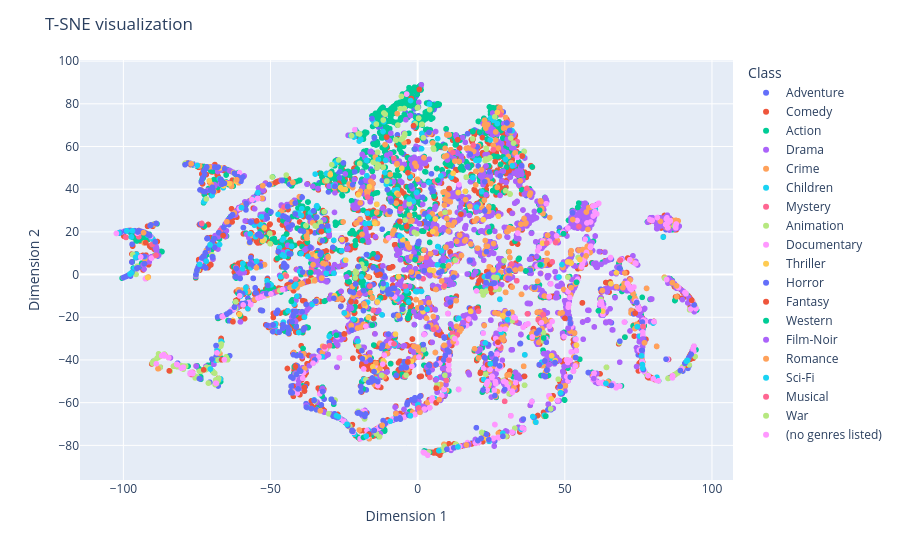

The code cell stored with this chart in its notebook:
### Code cell
fig = px.scatter(df_tsne, x = 'Dim1', y= 'Dim2', color= 'Class')
fig.update_layout(
    title="T-SNE visualization",
    xaxis_title="Dimension 1",
    yaxis_title="Dimension 2",
)
fig.show()

### Figure 1 — Plotly figure (JSON) as saved in the notebook; plotly's stock layout.template omitted (floating-point values rounded to 4 significant figures; data arrays with more than 128 entries replaced by an {"elided": "..."} marker saying what was removed)
{"data": [{"hovertemplate": "Class=Adventure<br>Dim1=%{x}<br>Dim2=%{y}<extra></extra>", "legendgroup": "Adventure", "marker": {"color": "#636efa", "symbol": "circle"}, "mode": "markers", "name": "Adventure", "showlegend": true, "type": "scattergl", "x": {"elided": "653 float values"}, "xaxis": "x", "y": {"elided": "653 float values"}, "yaxis": "y"}, {"hovertemplate": "Class=Comedy<br>Dim1=%{x}<br>Dim2=%{y}<extra></extra>", "legendgroup": "Comedy", "marker": {"color": "#EF553B", "symbol": "circle"}, "mode": "markers", "name": "Comedy", "showlegend": true, "type": "scattergl", "x": {"elided": "2779 float values"}, "xaxis": "x", "y": {"elided": "2779 float values"}, "yaxis": "y"}, {"hovertemplate": "Class=Action<br>Dim1=%{x}<br>Dim2=%{y}<extra></extra>", "legendgroup": "Action", "marker": {"color": "#00cc96", "symbol": "circle"}, "mode": "markers", "name": "Action", "showlegend": true, "type": "scattergl", "x": {"elided": "1828 float values"}, "xaxis": "x", "y": {"elided": "1828 float values"}, "yaxis": "y"}, {"hovertemplate": "Class=Drama<br>Dim1=%{x}<br>Dim2=%{y}<extra></extra>", "legendgroup": "Drama", "marker": {"color": "#ab63fa", "symbol": "circle"}, "mode": "markers", "name": "Drama", "showlegend": true, "type": "scattergl", "x": {"elided": "2226 float values"}, "xaxis": "x", "y": {"elided": "2226 float values"}, "yaxis": "y"}, {"hovertemplate": "Class=Crime<br>Dim1=%{x}<br>Dim2=%{y}<extra></extra>", "legendgroup": "Crime", "marker": {"color": "#FFA15A", "symbol": "circle"}, "mode": "markers", "name": "Crime", "showlegend": true, "type": "scattergl", "x": {"elided": "537 float values"}, "xaxis": "x", "y": {"elided": "537 float values"}, "yaxis": "y"}, {"hovertemplate": "Class=Children<br>Dim1=%{x}<br>Dim2=%{y}<extra></extra>", "legendgroup": "Children", "marker": {"color": "#19d3f3", "symbol": "circle"}, "mode": "markers", "name": "Children", "showlegend": true, "type": "scattergl", "x": {"elided": "197 float values"}, "xaxis": "x", "y": {"elided": "197 float values"}, "yaxis": "y"}, {"hovertemplate": "Class=Mystery<br>Dim1=%{x}<br>Dim2=%{y}<extra></extra>", "legendgroup": "Mystery", "marker": {"color": "#FF6692", "symbol": "circle"}, "mode": "markers", "name": "Mystery", "showlegend": true, "type": "scattergl", "x": [28.19, 27.34, 0.5018, 37.31, 5.52, 45.36, 33.82, 40.96, -17.04, 15.03, 33.25, -44.6, 1.859, 33.67, -4.248, 5.41, 2.951, 30.67, -35.42, -94.17, 16.43, -41.39, -90.25, 12.0, 11.78, 4.001, -47.7, 46.85, -19.73, -5.783, -36.1, 29.56, -61.8, -17.66, 37.13, 13.44, 25.71, 4.156, 28.16, 5.848, -45.39, -4.397, -94.76, -67.3, -76.49, -67.0, 12.73, -8.11], "xaxis": "x", "y": [74.86, 76.19, 6.668, -18.39, -42.52, -58.27, 62.27, -21.27, 36.34, -23.53, -21.61, -0.6753, -1.937, -2.915, -5.431, -25.68, 8.108, 71.65, -39.64, 20.28, -21.64, -2.139, 14.07, 57.18, -27.49, -16.27, -7.882, 15.03, -8.816, 30.9, 2.039, -59.37, 3.437, -75.85, 40.39, -28.28, 58.46, -48.18, -33.92, 43.71, 31.63, -47.89, 17.71, 49.84, -45.83, 20.76, 8.277, 54.48], "yaxis": "y"}, {"hovertemplate": "Class=Animation<br>Dim1=%{x}<br>Dim2=%{y}<extra></extra>", "legendgroup": "Animation", "marker": {"color": "#B6E880", "symbol": "circle"}, "mode": "markers", "name": "Animation", "showlegend": true, "type": "scattergl", "x": {"elided": "298 float values"}, "xaxis": "x", "y": {"elided": "298 float values"}, "yaxis": "y"}, {"hovertemplate": "Class=Documentary<br>Dim1=%{x}<br>Dim2=%{y}<extra></extra>", "legendgroup": "Documentary", "marker": {"color": "#FF97FF", "symbol": "circle"}, "mode": "markers", "name": "Documentary", "showlegend": true, "type": "scattergl", "x": {"elided": "386 float values"}, "xaxis": "x", "y": {"elided": "386 float values"}, "yaxis": "y"}, {"hovertemplate": "Class=Thriller<br>Dim1=%{x}<br>Dim2=%{y}<extra></extra>", "legendgroup": "Thriller", "marker": {"color": "#FECB52", "symbol": "circle"}, "mode": "markers", "name": "Thriller", "showlegend": true, "type": "scattergl", "x": [-25.6, -34.19, -34.41, -2.057, -13.75, 27.09, -6.499, -13.9, -15.23, -43.43, 13.78, 16.17, -13.77, -52.16, -7.047, 25.66, 18.03, 5.397, 42.47, 45.36, -18.05, -34.37, 23.58, 21.07, -28.53, 53.93, -5.385, 28.89, -7.543, -18.14, 55.12, -65.95, -24.45, 51.63, -28.25, -57.18, 5.068, -17.86, 48.54, -61.55, 4.106, -16.47, -25.74, -20.15, -29.71, 12.05, -5.103, -52.65, 45.52, 62.86, -16.73, -11.75, -26.21, 1.817, -91.77, -7.05, -24.59, -69.81, 50.99, -72.96, 39.91, 65.66, -41.19, 46.75, -62.54, -64.05, -42.85, -67.05, -70.81, -61.65, 27.45, -69.81, -60.56, 22.27, -62.83, -65.56, -9.332, 52.12, 6.025, -98.38, 67.56, -50.93, -70.53, -14.55], "xaxis": "x", "y": [39.97, -12.22, 8.734, -40.56, -12.86, 75.96, -0.9735, 32.86, -43.19, 42.73, 38.44, 39.0, -45.05, 21.86, 38.09, 2.178, -17.23, 1.866, 14.71, -58.27, -65.27, -63.32, -77.05, 32.93, -65.76, -33.06, 49.78, -19.27, -27.91, -38.91, 7.065, 41.57, 6.755, -20.64, -9.864, 14.89, 20.17, -14.84, -54.35, 44.74, 2.178, 41.15, 16.38, 37.37, 46.78, 47.42, 16.3, 15.8, -38.02, -17.16, -20.05, -40.38, 40.78, -17.34, -1.365, 51.52, 39.87, 15.4, 5.905, 7.744, -69.03, -4.297, -46.79, -40.31, 47.72, 42.56, -54.66, 50.04, 43.93, 43.71, 27.29, 15.4, -18.69, 25.71, -21.48, 49.61, -7.245, 5.347, 26.05, 20.54, 0.8725, -9.52, 13.91, 23.96], "yaxis": "y"}, {"hovertemplate": "Class=Horror<br>Dim1=%{x}<br>Dim2=%{y}<extra></extra>", "legendgroup": "Horror", "marker": {"color": "#636efa", "symbol": "circle"}, "mode": "markers", "name": "Horror", "showlegend": true, "type": "scattergl", "x": {"elided": "468 float values"}, "xaxis": "x", "y": {"elided": "468 float values"}, "yaxis": "y"}, {"hovertemplate": "Class=Fantasy<br>Dim1=%{x}<br>Dim2=%{y}<extra></extra>", "legendgroup": "Fantasy", "marker": {"color": "#EF553B", "symbol": "circle"}, "mode": "markers", "name": "Fantasy", "showlegend": true, "type": "scattergl", "x": [-3.305, -38.49, 35.55, 10.67, 23.74, 13.63, 14.7, 24.81, -92.4, -24.96, -32.7, -66.13, 21.39, 6.274, -72.71, -54.66, 50.04, -84.4, 44.91, -22.66, 73.91, -53.2, -41.53, 20.31, 93.14, -3.313, -62.76, -66.53, 6.304, -16.59, -48.33, -1.404, -37.17, -3.729, 27.29, -12.79, -13.58, -2.194, -63.07, -10.56, 0.5631, -6.023], "xaxis": "x", "y": [-40.94, -52.89, 55.53, 40.31, -42.26, 63.14, 28.32, -6.65, 14.91, -27.77, 20.14, 18.3, -45.9, -60.06, -44.63, 25.13, -20.51, -45.08, 4.75, -12.62, -18.07, -10.49, -43.04, -15.73, -12.06, 47.68, -22.1, -39.91, -53.22, -74.84, 43.09, 69.76, -3.221, 22.48, -31.68, 0.07394, -0.2863, 82.45, 24.64, 64.4, 86.71, 24.91], "yaxis": "y"}, {"hovertemplate": "Class=Western<br>Dim1=%{x}<br>Dim2=%{y}<extra></extra>", "legendgroup": "Western", "marker": {"color": "#00cc96", "symbol": "circle"}, "mode": "markers", "name": "Western", "showlegend": true, "type": "scattergl", "x": [-18.71, 54.4, -42.93, 36.8, -15.44, 42.83, 41.44, 61.41, 8.771, 49.56, 12.38, -21.43, -27.62, 49.82, 53.99, 43.56, 24.41, 41.64, -0.8939, -18.41, 6.859, 54.75, -36.37], "xaxis": "x", "y": [15.95, 31.47, -12.56, 1.655, -23.66, -29.71, 30.11, -16.95, 4.083, 19.16, 7.118, -21.21, -28.39, -58.58, -3.581, -66.3, 20.1, 4.518, 6.973, -76.3, 44.28, 33.48, 0.9404], "yaxis": "y"}, {"hovertemplate": "Class=Film-Noir<br>Dim1=%{x}<br>Dim2=%{y}<extra></extra>", "legendgroup": "Film-Noir", "marker": {"color": "#ab63fa", "symbol": "circle"}, "mode": "markers", "name": "Film-Noir", "showlegend": true, "type": "scattergl", "x": [-36.83, 35.41, 31.27, 30.7, 59.84, 49.3, -2.066, 51.12, 6.21, 17.36, 15.5, 76.47], "xaxis": "x", "y": [-42.7, 46.97, -1.943, -1.757, -48.75, -45.32, 1.247, -25.15, -49.35, -79.65, -22.58, -30.22], "yaxis": "y"}, {"hovertemplate": "Class=Romance<br>Dim1=%{x}<br>Dim2=%{y}<extra></extra>", "legendgroup": "Romance", "marker": {"color": "#FFA15A", "symbol": "circle"}, "mode": "markers", "name": "Romance", "showlegend": true, "type": "scattergl", "x": [-20.41, -33.07, 16.57, -35.0, 52.12, 44.22, -12.05, 10.46, -93.16, -18.23, 2.144, -7.025, 49.08, -32.62, 52.68, -52.84, 1.293, -54.79, -42.39, 48.42, 8.144, -61.48, 14.82, 77.08, 87.94, 57.24, -6.577, -88.23, 73.85, 88.03, 12.1, -2.156, -6.557, 7.326, -12.78, 0.7795, -76.98, -64.83], "xaxis": "x", "y": [-25.07, -63.78, -79.82, -2.922, -6.143, -10.39, -70.59, 4.068, 19.63, -13.68, 54.75, 51.99, -17.94, -1.641, 25.77, 35.71, 7.514, 3.211, 43.16, -18.12, -2.998, 44.37, -25.47, -31.95, -5.284, 8.747, -19.19, -44.1, -25.3, -10.39, -31.42, 1.204, 37.35, -58.61, -43.88, -64.47, 51.9, 24.73], "yaxis": "y"}, {"hovertemplate": "Class=Sci-Fi<br>Dim1=%{x}<br>Dim2=%{y}<extra></extra>", "legendgroup": "Sci-Fi", "marker": {"color": "#19d3f3", "symbol": "circle"}, "mode": "markers", "name": "Sci-Fi", "showlegend": true, "type": "scattergl", "x": [-2.906, -17.28, 19.96, -54.27, -27.58, -98.83, -70.53, -17.33, 40.16, -44.02, -30.06, 91.71, 76.34, -26.9, 3.218, 91.32, 30.52, 76.5, -101.5, -17.45, -2.48, 39.12, -97.28, -96.93, 24.65, -59.86, -41.46, -74.87, -68.11, 48.58, -46.56, 35.15, 13.7, 63.98, -17.83, 13.99, -95.85, 18.75, 3.718, -24.01, -71.83, 4.003, -2.412, 74.62, -21.83, -74.09, -9.318, -97.24, 22.99, -97.72, 81.3, 7.197, -60.18, -35.56, 76.09, 7.9, -58.36, -55.61, 49.03, -11.77, -70.44, -6.019], "xaxis": "x", "y": [35.41, 46.32, 31.6, 38.42, -66.08, 20.49, 13.91, 53.46, -69.14, -17.02, -28.96, -40.2, -42.13, -66.58, -16.25, -40.61, -21.19, -43.85, 19.58, -75.69, -66.14, -66.52, 17.64, 20.48, -41.83, 31.36, -4.614, 51.13, -35.79, -55.41, -1.056, -72.38, -80.74, -51.0, 23.85, -20.55, 8.151, 45.4, 26.98, -70.1, 6.248, 79.87, 81.52, -24.41, -20.86, 4.793, -68.69, 0.7769, -32.0, 0.252, -48.11, -82.49, -10.08, -41.5, -38.02, 46.2, -6.044, 35.38, 4.705, 67.0, -44.26, 18.09], "yaxis": "y"}, {"hovertemplate": "Class=Musical<br>Dim1=%{x}<br>Dim2=%{y}<extra></extra>", "legendgroup": "Musical", "marker": {"color": "#FF6692", "symbol": "circle"}, "mode": "markers", "name": "Musical", "showlegend": true, "type": "scattergl", "x": [31.9, 42.63, 9.018, -29.96, 18.91, -31.69, -15.08, 54.79, 76.6, -88.91, 45.72, 44.72, 10.61, 0.3385, -73.37, 20.68, -99.21, 43.9, 68.88, 9.755, -8.036, -16.24, -76.78], "xaxis": "x", "y": [4.961, -18.7, -5.231, -33.31, 60.55, -33.83, -16.76, 22.52, -24.35, 9.045, 5.992, -10.4, -40.11, -62.48, 23.95, -17.15, 17.51, 14.76, 6.801, -49.58, -32.48, -5.383, -46.76], "yaxis": "y"}, {"hovertemplate": "Class=War<br>Dim1=%{x}<br>Dim2=%{y}<extra></extra>", "legendgroup": "War", "marker": {"color": "#B6E880", "symbol": "circle"}, "mode": "markers", "name": "War", "showlegend": true, "type": "scattergl", "x": [9.249, 23.09, 12.78, 45.19], "xaxis": "x", "y": [-47.17, -46.64, 6.72, -62.9], "yaxis": "y"}, {"hovertemplate": "Class=(no genres listed)<br>Dim1=%{x}<br>Dim2=%{y}<extra></extra>", "legendgroup": "(no genres listed)", "marker": {"color": "#FF97FF", "symbol": "circle"}, "mode": "markers", "name": "(no genres listed)", "showlegend": true, "type": "scattergl", "x": [-65.69, -21.34, -3.744, -94.11, -59.3, -66.42, -60.49, -11.88, 44.69, -56.25, -86.28, -68.44, -54.42, -35.56, 73.48, 80.04, 35.51, -49.84, -53.2, -88.83, -76.45, 81.81, -81.71, -102.4, -86.07, 12.63, -77.31, 61.52, -81.81, -68.2, -86.99, 76.46, 4.024, -54.33], "xaxis": "x", "y": [-39.89, 67.88, 84.54, 8.269, -14.22, -19.71, -9.959, -41.95, -10.33, 35.08, -37.51, -50.9, 35.62, -41.5, -5.85, -48.8, -71.86, -9.054, -10.49, -41.79, -46.35, -49.79, -42.15, 19.28, -38.07, -30.03, -46.24, 33.37, -42.12, -36.67, -38.03, -26.91, -62.39, 35.62], "yaxis": "y"}], "layout": {"legend": {"title": {"text": "Class"}, "tracegroupgap": 0}, "margin": {"t": 60}, "title": {"text": "T-SNE visualization"}, "xaxis": {"anchor": "y", "domain": [0, 1], "title": {"text": "Dimension 1"}}, "yaxis": {"anchor": "x", "domain": [0, 1], "title": {"text": "Dimension 2"}}}}
